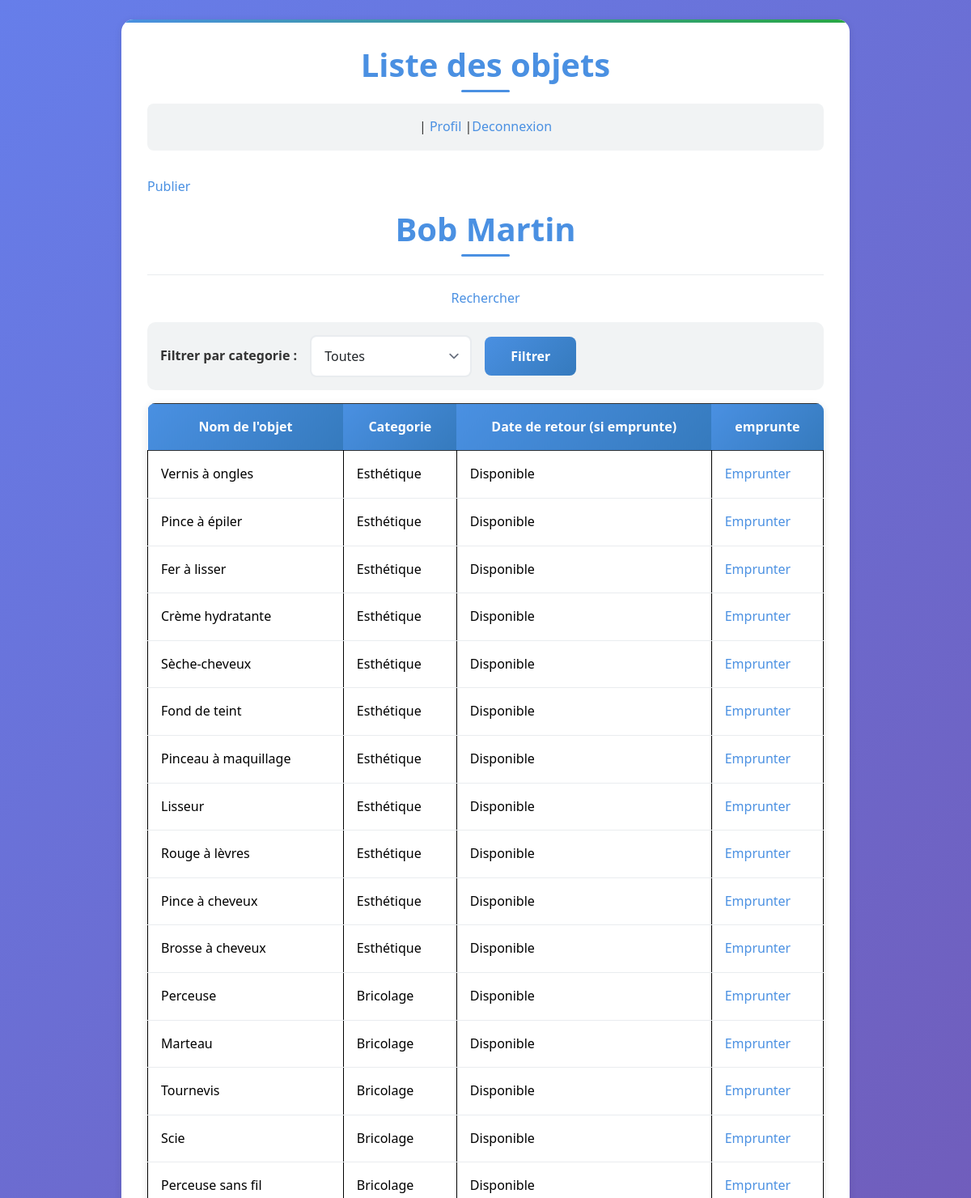
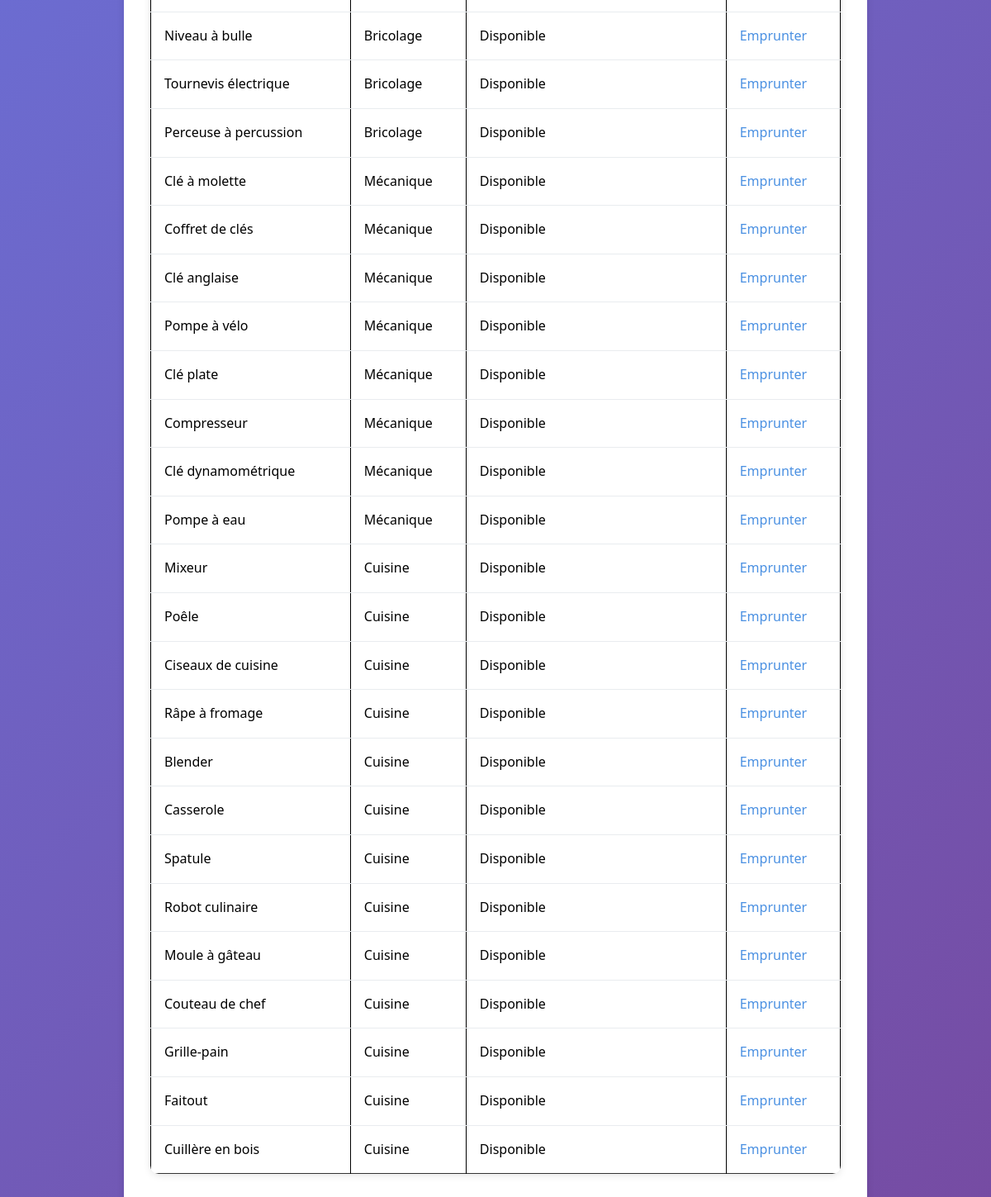
/pages/objects.php (signed in), run on the app's committed database (2 pictures, top to bottom).
### tables this page shows
CREATE TABLE objet (
    id_objet INT AUTO_INCREMENT PRIMARY KEY,
    nom_objet VARCHAR(100) NOT NULL,
    id_categorie INT NOT NULL,
    id_membre INT NOT NULL,
    FOREIGN KEY (id_categorie) REFERENCES categorie_objet(id_categorie),
    FOREIGN KEY (id_membre) REFERENCES membre(id_membre)
);

CREATE TABLE categorie_objet (
    id_categorie INT AUTO_INCREMENT PRIMARY KEY,
    nom_categorie VARCHAR(100) NOT NULL
);

### inc/connexion.php (called while the page is built)
<?php
function dbconnect()
{
    $bdd = mysqli_connect('localhost', 'root', '', 'emprunt_objets');
    if ($bdd) {
        return $bdd;
    } else {
        die('Erreur de connexion à la base de données : ' . mysqli_connect_error());
    }
}
?>

### inc/fonction.php (called while the page is built, shortened)
<?php
require_once __DIR__ . '/connexion.php';
function getObjects( $filter_category = '')
{
    if ($filter_category) {
        $filter_category = mysqli_real_escape_string(dbconnect(), $filter_category);
        $query = "
            SELECT o.*, c.nom_categorie, e.date_retour
            FROM objet o
            JOIN categorie_objet c ON o.id_categorie = c.id_categorie
            LEFT JOIN emprunt e ON o.id_objet = e.id_objet AND e.date_retour IS NULL
            WHERE c.id_categorie = '$filter_category'
        ";
        $result = mysqli_query(dbconnect(), $query);
    } else {
        $query = "
            SELECT o.*, c.nom_categorie, e.date_retour
            FROM objet o
            JOIN categorie_objet c ON o.id_categorie = c.id_categorie
            LEFT JOIN emprunt e ON o.id_objet = e.id_objet AND e.date_retour IS NULL
        ";
        $result = mysqli_query(dbconnect(), $query);
    }
    $objects = [];
    while ($row = mysqli_fetch_assoc($result)) {
        $objects[] = $row;
    }
    return $objects;
}
?>

### pages/objects.php (the view, shortened to what this page needs)
<?php
require_once __DIR__ . '/../inc/fonction.php';
$filter_category = $_GET['category'] ?? '';
$objects = getObjects( $filter_category);
?>
<!DOCTYPE html>
<html lang="fr">
<head>
    <link rel="stylesheet" href="../asset/bootstrap/css/bootstrap.min.css" />
    <link rel="stylesheet" href="../asset/css/style.css">
</head>
<body>
    <div class="container mt-4">
        <h1>Liste des objets</h1>
        <p>| <a href="profil.php" >Profil</a> |<a href="index.php">Deconnexion</a></p>
        <p><a href="new_objet.php">Publier</a></p>
        <h1><?= htmlspecialchars($_SESSION['user_name']) ?> </h1>
        <p><a href="recherche.php"> Rechercher </a></p>
        <form method="get" class="form-inline mb-3">
            <label for="category" class="mr-2">Filtrer par categorie :</label>
            <select name="category" id="category" class="form-control mr-2">
                <option value="">Toutes</option>
            </select>
            <button type="submit" class="btn btn-primary">Filtrer</button>
        </form>
        <table class="table table-bordered">
            <thead>
                <tr>
                    <th>Nom de l'objet</th>
                    <th>Categorie</th>
                    <th>Date de retour (si emprunte)</th>
                    <th>emprunte</th>
                </tr>
            </thead>
            <tbody>
                <?php foreach ($objects as $obj): ?>
                    <tr>
                        <td><?= htmlspecialchars($obj['nom_objet']) ?></td>
                        <td><?= htmlspecialchars($obj['nom_categorie']) ?></td>
                        <td><?= $obj['date_retour'] ? ("Disponible le :"+ htmlspecialchars($obj['date_retour']) ): 'Disponible' ?></td>
                        <td><a href="traitement_emprunt.php?id_obj=<?=$obj['id_objet']?>">Emprunter</a></td>
                    </tr>
                <?php endforeach; ?>
            </tbody>
        </table>
    </div>
</body>
</html>

### asset/css/style.css (style rules this page uses)
:root { --primary-color: #4a90e2; --primary-hover: #357abd; --secondary-color: #f8f9fa; --success-color: #28a745; --success-hover: #218838; --danger-color: #dc3545; --text-color: #333; --light-gray: #f1f3f4; --border-color: #e9ecef; --shadow: 0 2px 10px rgba(0, 0, 0, 0.1); --shadow-hover: 0 4px 20px rgba(0, 0, 0, 0.15); }
* { margin: 0; padding: 0; box-sizing: border-box; }
body { font-family: 'Segoe UI', Tahoma, Geneva, Verdana, sans-serif; background: linear-gradient(135deg, #667eea 0%, #764ba2 100%); min-height: 100vh; color: var(--text-color); line-height: 1.6; }
.container { background: white; border-radius: 15px; box-shadow: var(--shadow); padding: 2rem; margin: 2rem auto; max-width: 900px; position: relative; overflow: hidden; }
.container::before { content: ''; position: absolute; top: 0; left: 0; right: 0; height: 4px; background: linear-gradient(90deg, var(--primary-color), var(--success-color)); }
h1 { color: var(--primary-color); font-size: 2.5rem; font-weight: 700; margin-bottom: 1.5rem; text-align: center; position: relative; }
h1::after { content: ''; position: absolute; bottom: -10px; left: 50%; transform: translateX(-50%); width: 60px; height: 3px; background: var(--primary-color); border-radius: 2px; }
.form-control { border: 2px solid var(--border-color); border-radius: 8px; padding: 0.75rem 1rem; font-size: 1rem; transition: all 0.3s ease; width: 100%; }
.btn { border: none; border-radius: 8px; padding: 0.75rem 2rem; font-size: 1rem; font-weight: 600; cursor: pointer; transition: all 0.3s ease; text-decoration: none; display: inline-block; text-align: center; position: relative; overflow: hidden; }
.btn::before { content: ''; position: absolute; top: 0; left: -100%; width: 100%; height: 100%; background: linear-gradient(90deg, transparent, rgba(255, 255, 255, 0.2), transparent); transition: left 0.5s; }
.btn-primary { background: linear-gradient(135deg, var(--primary-color), var(--primary-hover)); color: white; }
a { color: var(--primary-color); text-decoration: none; font-weight: 500; transition: color 0.3s ease; }
.form-inline { display: flex; align-items: center; gap: 1rem; background: var(--light-gray); padding: 1rem; border-radius: 10px; margin-bottom: 2rem; }
.form-inline label { font-weight: 600; white-space: nowrap; }
.form-inline .form-control { flex: 1; max-width: 200px; }
.form-inline .btn { white-space: nowrap; }
.table { background: white; border-radius: 10px; overflow: hidden; box-shadow: var(--shadow); border: none; }
.table thead th { background: linear-gradient(135deg, var(--primary-color), var(--primary-hover)); color: white; font-weight: 600; border: none; padding: 1rem; text-align: center; }
.table tbody td { padding: 1rem; border-bottom: 1px solid var(--border-color); vertical-align: middle; }
.table tbody tr:last-child td { border-bottom: none; }
.container p:first-of-type { background: var(--light-gray); padding: 1rem; border-radius: 8px; margin-bottom: 2rem; text-align: center; font-weight: 500; }
.container { animation: fadeIn 0.6s ease-out; }
select.form-control { background-position: right 0.5rem center; background-repeat: no-repeat; background-size: 1.5em 1.5em; padding-right: 2.5rem; }
.table tbody td:last-child { font-weight: 600; }
.container p:last-of-type { text-align: center; margin-top: 2rem; padding-top: 1rem; border-top: 1px solid var(--border-color); }

### data on the page
objet: nom_objet "Vernis à ongles", id_categorie.nom_categorie "Esthétique"
objet: nom_objet "Pince à épiler", id_categorie.nom_categorie "Esthétique"
objet: nom_objet "Fer à lisser", id_categorie.nom_categorie "Esthétique"
objet: nom_objet "Crème hydratante", id_categorie.nom_categorie "Esthétique"
objet: nom_objet "Sèche-cheveux", id_categorie.nom_categorie "Esthétique"
objet: nom_objet "Fond de teint", id_categorie.nom_categorie "Esthétique"
objet: nom_objet "Pinceau à maquillage", id_categorie.nom_categorie "Esthétique"
objet: nom_objet "Lisseur", id_categorie.nom_categorie "Esthétique"
objet: nom_objet "Rouge à lèvres", id_categorie.nom_categorie "Esthétique"
objet: nom_objet "Pince à cheveux", id_categorie.nom_categorie "Esthétique"
objet: nom_objet "Brosse à cheveux", id_categorie.nom_categorie "Esthétique"
objet: nom_objet "Perceuse", id_categorie.nom_categorie "Bricolage"
objet: nom_objet "Marteau", id_categorie.nom_categorie "Bricolage"
objet: nom_objet "Tournevis", id_categorie.nom_categorie "Bricolage"
objet: nom_objet "Scie", id_categorie.nom_categorie "Bricolage"
objet: nom_objet "Perceuse sans fil", id_categorie.nom_categorie "Bricolage"
objet: nom_objet "Niveau à bulle", id_categorie.nom_categorie "Bricolage"
objet: nom_objet "Tournevis électrique", id_categorie.nom_categorie "Bricolage"
objet: nom_objet "Perceuse à percussion", id_categorie.nom_categorie "Bricolage"
objet: nom_objet "Clé à molette", id_categorie.nom_categorie "Mécanique"
objet: nom_objet "Coffret de clés", id_categorie.nom_categorie "Mécanique"
objet: nom_objet "Clé anglaise", id_categorie.nom_categorie "Mécanique"
objet: nom_objet "Pompe à vélo", id_categorie.nom_categorie "Mécanique"
objet: nom_objet "Clé plate", id_categorie.nom_categorie "Mécanique"
objet: nom_objet "Compresseur", id_categorie.nom_categorie "Mécanique"
objet: nom_objet "Clé dynamométrique", id_categorie.nom_categorie "Mécanique"
objet: nom_objet "Pompe à eau", id_categorie.nom_categorie "Mécanique"
objet: nom_objet "Mixeur", id_categorie.nom_categorie "Cuisine"
objet: nom_objet "Poêle", id_categorie.nom_categorie "Cuisine"
objet: nom_objet "Ciseaux de cuisine", id_categorie.nom_categorie "Cuisine"
objet: nom_objet "Râpe à fromage", id_categorie.nom_categorie "Cuisine"
objet: nom_objet "Blender", id_categorie.nom_categorie "Cuisine"
objet: nom_objet "Casserole", id_categorie.nom_categorie "Cuisine"
objet: nom_objet "Spatule", id_categorie.nom_categorie "Cuisine"
objet: nom_objet "Robot culinaire", id_categorie.nom_categorie "Cuisine"
objet: nom_objet "Moule à gâteau", id_categorie.nom_categorie "Cuisine"
objet: nom_objet "Couteau de chef", id_categorie.nom_categorie "Cuisine"
objet: nom_objet "Grille-pain", id_categorie.nom_categorie "Cuisine"
objet: nom_objet "Faitout", id_categorie.nom_categorie "Cuisine"
objet: nom_objet "Cuillère en bois", id_categorie.nom_categorie "Cuisine"

### other printed values
$_SESSION['user_name'] "Bob Martin"
